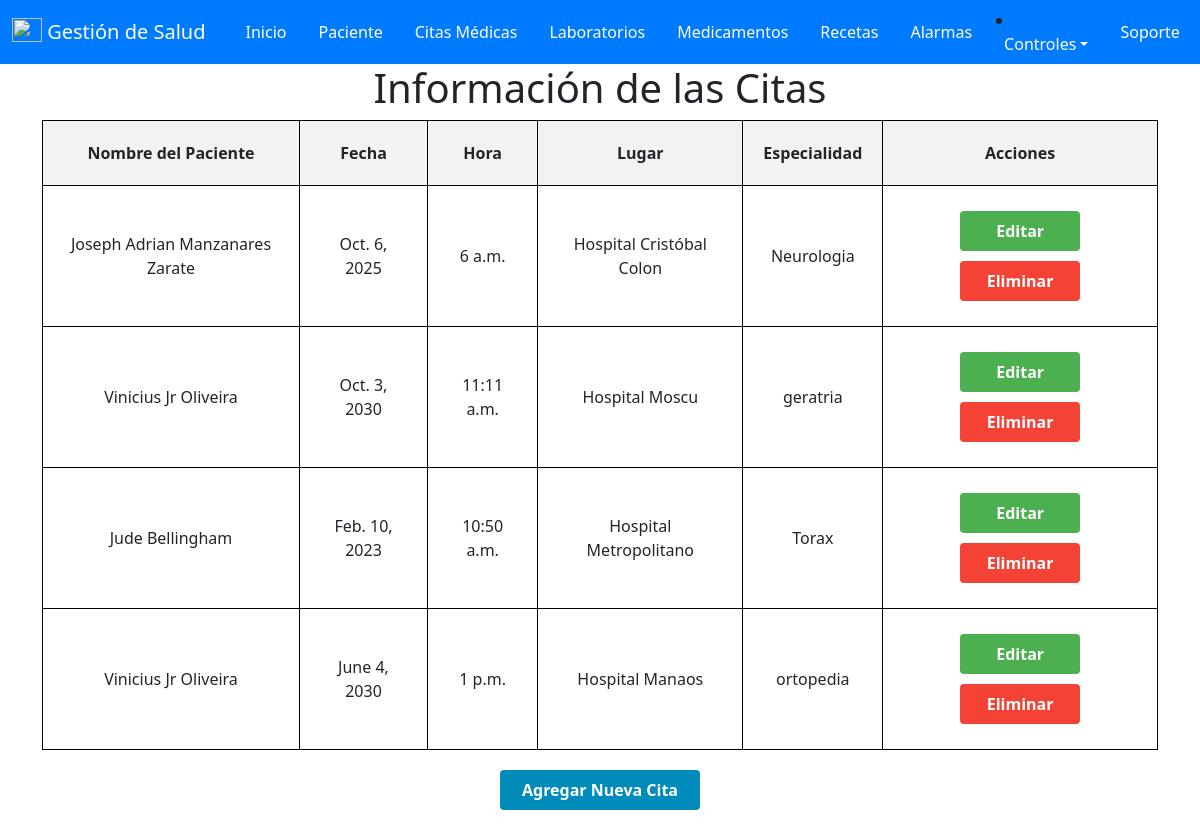
Page /citas/ (signed in) on the committed database.
### salud/models.py (models this page shows, shortened)
class cita(models.Model):
    id_Cita = models.AutoField(primary_key=True , verbose_name='ID_Cita')
    id_paciente = models.ForeignKey(paciente, on_delete=models.CASCADE)
    fecha = models.DateField(null=False, verbose_name='Fecha')
    hora = models.TimeField(null=False, verbose_name='Hora')
    lugar = models.CharField(max_length=200, verbose_name='Lugar')
    especialidad = models.CharField(max_length=50, verbose_name='Especialidad')
    id_usuario = models.ForeignKey(User, on_delete=models.CASCADE)

class paciente(models.Model):
    id_paciente = models.AutoField(primary_key=True , verbose_name='ID_Paciente')
    cedula = models.IntegerField(null=True,verbose_name='Cedula')
    nombre = models.CharField(max_length=50, verbose_name='Nombre')
    apellido = models.CharField(max_length=50, verbose_name='Apellido')
    sexo = models.CharField(max_length=20, verbose_name='Sexo')
    fecha_Nacimiento = models.DateField(null=True, verbose_name='Fecha de Nacimiento')
    edad = models.IntegerField ( verbose_name='Edad')
    direccion = models.CharField(max_length=50, verbose_name='Direccion')
    telefono = models.IntegerField( verbose_name='Telefono')
    email = models.EmailField( verbose_name='Email')
    id_usuario = models.ForeignKey(User, on_delete=models.CASCADE)

### salud/views.py (the view)
# urls.py: path('citas/', views.citas, name='citas'),
@login_required(login_url='/accounts/login/')
def citas(request):
    citas = cita.objects.filter(id_usuario=request.user)
    context = {
        'citas': citas
    }
    return render(request, 'Programar/citas.html', context)

### salud/templates/Programar/citas.html (shortened to what this page needs)
{% extends "base.html" %}
{% block contenido %}
<!DOCTYPE html>
<html>
<head>
</head>
<body>
    <h1>Información de las Citas</h1>
    <form method="post" action="{% url 'citas' %}">
        <table>
            <thead>
                <tr>
                    <th>Nombre del Paciente</th>
                    <th>Fecha</th>
                    <th>Hora</th>
                    <th>Lugar</th>
                    <th>Especialidad</th>
                    <th>Acciones</th>
                </tr>
            </thead>
            <tbody>
                {% for cita in citas %}
                <tr>
                    <td>{{ cita.id_paciente.nombre }} {{ cita.id_paciente.apellido }}</td>
                    <td>{{ cita.fecha }}</td>
                    <td>{{ cita.hora }}</td>
                    <td>{{ cita.lugar }}</td>
                    <td>{{ cita.especialidad }}</td>
                    <td>
                        <a href="{% url 'editar_cita' cita.id_Cita %}" class="button edit-button">Editar</a>
                        <a href="{% url 'eliminar_cita' cita.id_Cita %}" class="button delete-button" onclick="return confirm('¿Estás seguro de que deseas eliminar esta cita?');">Eliminar</a>
                    </td>
                </tr>
                {% empty %}
                <tr>
                    <td colspan="6">No hay citas disponibles.</td>
                </tr>
                {% endfor %}
            </tbody>
        </table>
        <a href="{% url 'agregar_cita' %}" class="button add-button">Agregar Nueva Cita</a>
    </form>
</body>
</html>
{% endblock %}

### salud/templates/Programar/citas.html (style rules this page uses)
table { width: 100%; border-collapse: collapse; }
th, td { border: 1px solid black; padding: 20px; text-align: center; }
th { background-color: #f2f2f2; }
tbody tr { border-bottom: 1px solid #ddd; }
.button { padding: 8px 12px; margin: 5px; border: none; border-radius: 4px; color: white; text-decoration: none; font-weight: bold; display: inline-block; width: 120px; text-align: center; box-sizing: border-box; }
.edit-button { background-color: #4CAF50; }
.delete-button { background-color: #f44336; }
.add-button { background-color: #008CBA; display: block; margin: 20px auto; width: 200px; text-align: center; }
h1 { text-align: center; }

### rows in the picture
cita: id_paciente.nombre "Joseph Adrian", id_paciente.apellido "Manzanares Zarate", fecha "Oct. 6, 2025", hora "6 a.m.", lugar "Hospital Cristóbal Colon", especialidad "Neurologia"
cita: id_paciente.nombre "Vinicius Jr", id_paciente.apellido "Oliveira", fecha "Oct. 3, 2030", hora "11:11 a.m.", lugar "Hospital Moscu", especialidad "geratria"
cita: id_paciente.nombre "Jude", id_paciente.apellido "Bellingham", fecha "Feb. 10, 2023", hora "10:50 a.m.", lugar "Hospital Metropolitano", especialidad "Torax"
cita: id_paciente.nombre "Vinicius Jr", id_paciente.apellido "Oliveira", fecha "June 4, 2030", hora "1 p.m.", lugar "Hospital Manaos", especialidad "ortopedia"
